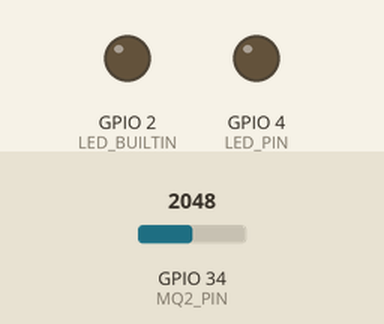
Bench run of a sketch on a simulated ESP32. Shown: output pins drawn as LEDs (lit = HIGH). Dashed ring = blinking. The test bench sets the inputs (shaded band); at power-on: GPIO 34 (MQ2_PIN) = 2048. WiFi joins after 1.5 s; servers stay silent unless stated; random numbers use the default seed unless the sketch sets one; no MQTT or app messages arrive unless stated; what the sketch prints to the serial monitor is not drawn.

Above: at 1.1 s.
At 3.7 s:
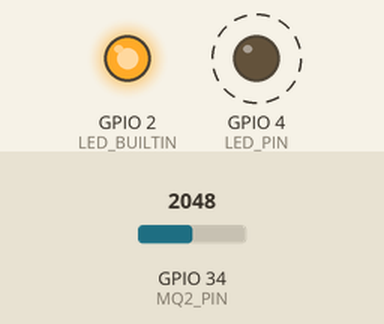
3.8 s: GPIO 34 (MQ2_PIN) set to 273
7.3 s: GPIO 34 (MQ2_PIN) set to 234
At 9.3 s:
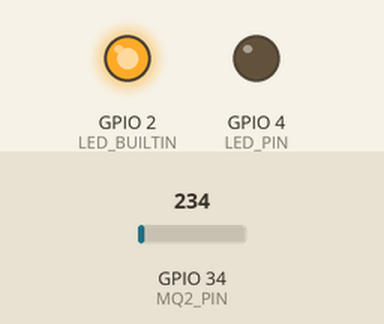
Timing chart, 0 to 10.8 s (numbered marks = the images above; inputs shaded):
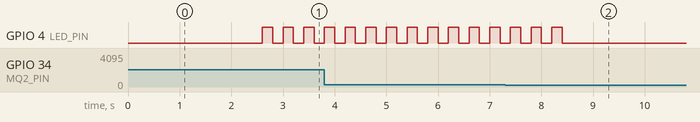

The sketch:

safety_node.ino
```cpp
/**
 * AegisMesh — Safety Monitoring Node (ESP32-B / Node Beta)
 * ESP32 Firmware — MQ2 Gas/Smoke Sensor
 *
 * Responsibilities:
 * - Read MQ2 gas/smoke sensor (analog)
 * - Publish telemetry every 2 seconds
 * - Generate emergency alert on high gas levels
 * - Send heartbeat every 5 seconds
 *
 * MQTT Topics:
 *   Publish: aegismesh/nodes/ESP32-B/heartbeat
 *   Publish: aegismesh/nodes/ESP32-B/register
 *   Publish: aegismesh/nodes/ESP32-B/telemetry
 *
 * Wiring:
 *   MQ2 A0   → GPIO 34 (ADC1)
 *   MQ2 VCC  → 5V
 *   MQ2 GND  → GND
 *   LED      → GPIO 4
 */

#include <WiFi.h>
#include <PubSubClient.h>
#include <ArduinoJson.h>

// ══════════════════════════════════════════════════════
// CONFIGURATION — UPDATE THESE
// ══════════════════════════════════════════════════════
const char* WIFI_SSID     = "Ayush";
const char* WIFI_PASSWORD = "1234567890";
const char* MQTT_BROKER   = "172.20.10.3";
const int   MQTT_PORT     = 1883;

const char* NODE_ID       = "ESP32-B";
const char* NODE_LABEL    = "Node Beta";
const char* NODE_TYPE     = "esp32";
const char* FIRMWARE_VER  = "3.0.0";

// ══════════════════════════════════════════════════════
// PIN CONFIGURATION
// ══════════════════════════════════════════════════════
#define MQ2_PIN     34    // Analog input
#define LED_PIN     4
#define LED_BUILTIN 2
#define GAS_THRESHOLD 300 // Emergency threshold (0-4095)

// ══════════════════════════════════════════════════════
// GLOBALS
// ══════════════════════════════════════════════════════
WiFiClient espClient;
PubSubClient mqtt(espClient);

unsigned long lastHeartbeat = 0;
unsigned long lastTelemetry = 0;
unsigned long bootTime      = 0;
bool          emergencyActive = false;

// ══════════════════════════════════════════════════════
// SETUP
// ══════════════════════════════════════════════════════
void setup() {
  Serial.begin(115200);
  delay(1000);

  Serial.println();
  Serial.println("╔═══════════════════════════════╗");
  Serial.println("║  AegisMesh Node Beta ESP32-B  ║");
  Serial.println("║  Safety Monitor (MQ2 Gas)     ║");
  Serial.println("╚═══════════════════════════════╝");

  pinMode(LED_PIN, OUTPUT);
  pinMode(LED_BUILTIN, OUTPUT);
  pinMode(MQ2_PIN, INPUT);

  connectWiFi();
  mqtt.setServer(MQTT_BROKER, MQTT_PORT);
  connectMQTT();

  bootTime = millis();
  registerNode();
}

// ══════════════════════════════════════════════════════
// LOOP
// ══════════════════════════════════════════════════════
void loop() {
  if (!mqtt.connected()) connectMQTT();
  mqtt.loop();

  unsigned long now = millis();

  if (now - lastHeartbeat >= 5000) {
    sendHeartbeat();
    lastHeartbeat = now;
  }

  if (now - lastTelemetry >= 2000) {
    sendTelemetry();
    lastTelemetry = now;
  }

  // Emergency blink
  if (emergencyActive) {
    digitalWrite(LED_PIN, (now / 200) % 2);
  }
}

// ══════════════════════════════════════════════════════
// WiFi + MQTT (same pattern)
// ══════════════════════════════════════════════════════
void connectWiFi() {
  WiFi.begin(WIFI_SSID, WIFI_PASSWORD);
  int attempts = 0;
  while (WiFi.status() != WL_CONNECTED && attempts < 30) {
    delay(500); Serial.print("."); attempts++;
  }
  if (WiFi.status() == WL_CONNECTED) {
    Serial.print("\n[WiFi] IP: "); Serial.println(WiFi.localIP());
    digitalWrite(LED_BUILTIN, HIGH);
  } else { ESP.restart(); }
}

void connectMQTT() {
  while (!mqtt.connected()) {
    if (mqtt.connect((String(NODE_ID) + "-" + String(random(1000))).c_str())) {
      Serial.println("[MQTT] Connected");
    } else { delay(3000); }
  }
}

void registerNode() {
  StaticJsonDocument<256> doc;
  doc["label"]           = NODE_LABEL;
  doc["nodeType"]        = NODE_TYPE;
  doc["ipAddress"]       = WiFi.localIP().toString();
  doc["firmwareVersion"] = FIRMWARE_VER;
  char buf[256]; serializeJson(doc, buf);
  mqtt.publish("aegismesh/nodes/ESP32-B/register", buf);
  Serial.println("[MQTT] ✓ Registered");

  // Send immediate heartbeat on boot to prevent backend timeouts
  sendHeartbeat();
  lastHeartbeat = millis();
}

void sendHeartbeat() {
  StaticJsonDocument<128> doc;
  doc["rssi"]    = WiFi.RSSI();
  doc["latency"] = random(5, 30);
  doc["uptime"]  = (millis() - bootTime) / 1000;
  doc["fw"]      = FIRMWARE_VER;
  char buf[128]; serializeJson(doc, buf);
  mqtt.publish("aegismesh/nodes/ESP32-B/heartbeat", buf);
}

// ══════════════════════════════════════════════════════
// TELEMETRY — MQ2 Gas Sensor
// ══════════════════════════════════════════════════════
void sendTelemetry() {
  int rawGas = analogRead(MQ2_PIN);
  float gasLevel = map(rawGas, 0, 4095, 0, 100);

  // Check for emergency
  if (rawGas > GAS_THRESHOLD && !emergencyActive) {
    emergencyActive = true;
    Serial.println("[ALERT] ⚠ HIGH GAS LEVEL DETECTED!");
  } else if (rawGas < GAS_THRESHOLD - 50) {
    emergencyActive = false;
  }

  StaticJsonDocument<256> doc;
  doc["temperature"]    = 30.0 + random(-20, 20) / 10.0;  // No temp sensor on this node
  doc["humidity"]       = 60.0 + random(-50, 50) / 10.0;
  doc["gasLevel"]       = gasLevel;
  doc["motionDetected"] = false;
  doc["cpuUsage"]       = random(20, 45);
  doc["networkLoad"]    = random(30, 60);
  doc["batteryLevel"]   = random(70, 95);
  doc["powerStatus"]    = emergencyActive ? "alert" : "normal";
  doc["latency"]        = random(5, 30);

  char buf[256]; serializeJson(doc, buf);
  mqtt.publish("aegismesh/nodes/ESP32-B/telemetry", buf);

  Serial.print("[Telemetry] Gas="); Serial.print(gasLevel);
  Serial.print(" Raw="); Serial.println(rawGas);
}
```

Measured:
- the behaviour switches between 250 and 249 on GPIO 34 (MQ2_PIN) (found by bisection; images 1 and 2)
- by itself, GPIO 4 (LED_PIN): alternates HIGH for 0.20 s and LOW for 0.20 s, 6 changes in all, then stays LOW
